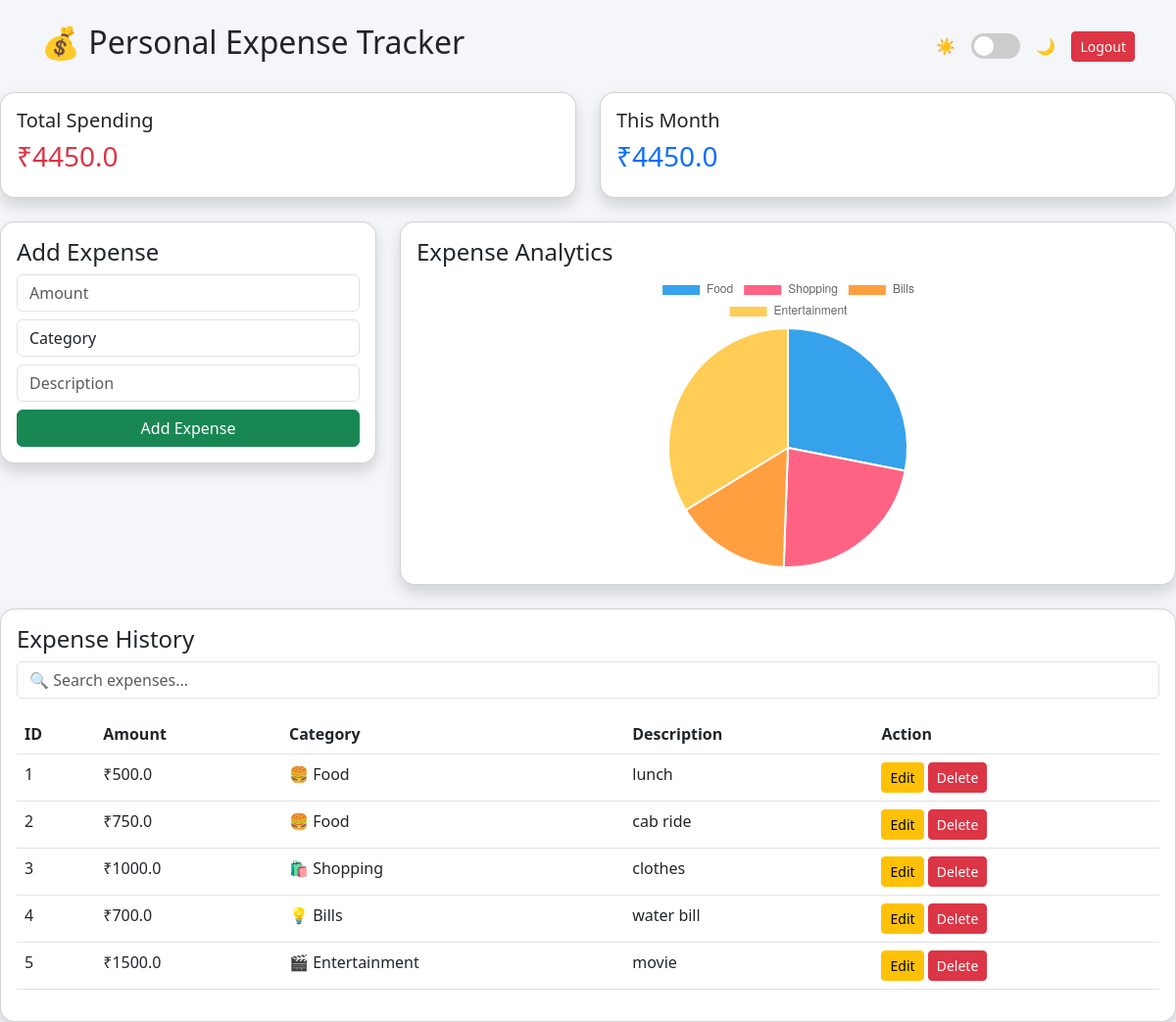
Page / (signed in) on the earlier database version.
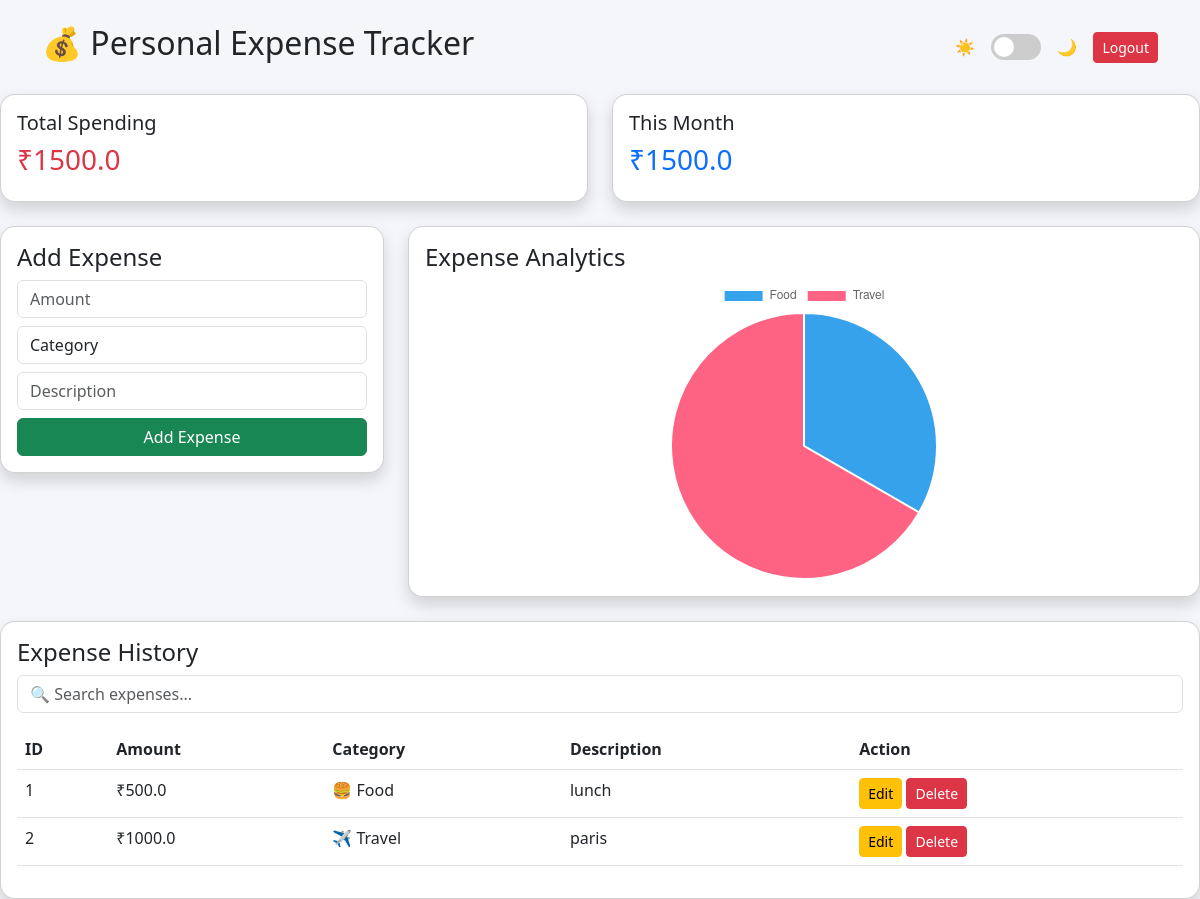
Same page on the later database version.
### app.py (models this page shows)
class Expense(db.Model):
    id = db.Column(db.Integer, primary_key=True)
    amount = db.Column(db.Float, nullable=False)
    category = db.Column(db.String(50), nullable=False)
    description = db.Column(db.String(200))
    date = db.Column(db.DateTime, default=datetime.utcnow)

### app.py (the view)
@app.route('/')
def index():
    if 'user_id' not in session:
        return redirect('/login')
    expenses = Expense.query.all()
    total = sum(exp.amount for exp in expenses)
    category_totals = {}
    for exp in expenses:
        if exp.category in category_totals:
            category_totals[exp.category] += exp.amount
        else:
            category_totals[exp.category] = exp.amount
    current_month = datetime.utcnow().month
    monthly_total = sum(
        exp.amount for exp in expenses
        if exp.date.month == current_month
    )
    return render_template(
        'index.html',
        expenses=expenses,
        total=total,
        monthly_total=monthly_total,
        categories=list(category_totals.keys()),
        amounts=list(category_totals.values())
    )

### templates/index.html (shortened to what this page needs)
<!DOCTYPE html>
<html>
<head>
<link rel="stylesheet"
href="https://cdn.jsdelivr.net/npm/bootstrap@5.3.0/dist/css/bootstrap.min.css">
</head>
<body>
<div class="container mt-4">
<div class="d-flex justify-content-between align-items-center mb-4">
<h2>💰 Personal Expense Tracker</h2>
<div class="d-flex align-items-center gap-3">
<span>☀️</span>
<label class="switch">
<span class="slider"></span>
</label>
<span>🌙</span>
<a href="/logout" class="btn btn-danger btn-sm">
Logout
</a>
</div>
</div>
</div>
<div class="row mb-4">
<div class="col-md-6">
<div class="card shadow p-3">
<h5>Total Spending</h5>
<h3 class="text-danger">₹{{ total }}</h3>
</div>
</div>
<div class="col-md-6">
<div class="card shadow p-3">
<h5>This Month</h5>
<h3 class="text-primary">₹{{ monthly_total }}</h3>
</div>
</div>
</div>
<div class="row">
<div class="col-md-4">
<div class="card shadow p-3">
<h4>Add Expense</h4>
<form action="/add" method="POST">
<input
type="number"
name="amount"
placeholder="Amount"
required
class="form-control mb-2">
<select name="category" id="categorySelect" class="form-control mb-2" required onchange="showOtherField()">
<option value="" disabled selected hidden>Category</option>
</select>
<input
type="text"
name="description"
placeholder="Description"
class="form-control mb-2">
<button class="btn btn-success w-100">
Add Expense
</button>
</form>
</div>
</div>
<div class="col-md-8">
<div class="card shadow p-3">
<h4>Expense Analytics</h4>
<div style="width:300px; margin:auto;">
    <canvas id="expenseChart"></canvas>
</div>
</div>
</div>
</div>
<div class="card shadow mt-4 p-3">
<h4>Expense History</h4>
<input
type="text"
id="searchInput"
placeholder="🔍 Search expenses..."
class="form-control mb-3"
onkeyup="searchExpenses()">
<table class="table table-hover" id="expenseTable">
<tr>
<th>ID</th>
<th>Amount</th>
<th>Category</th>
<th>Description</th>
<th>Action</th>
</tr>
{% for expense in expenses %}
<tr>
<td>{{ expense.id }}</td>
<td>₹{{ expense.amount }}</td>
<td>
{% if expense.category == "Food" %}
🍔 Food
{% elif expense.category == "Travel" %}
✈️ Travel
{% elif expense.category == "Shopping" %}
🛍️ Shopping
{% elif expense.category == "Bills" %}
💡 Bills
{% elif expense.category == "Entertainment" %}
🎬 Entertainment
{% else %}
➕ {{ expense.category }}
{% endif %}
</td>
<td>{{ expense.description }}</td>
<td>
<a
href="/edit/{{ expense.id }}"
class="btn btn-warning btn-sm">
Edit
</a>
<a
href="/delete/{{ expense.id }}"
class="btn btn-danger btn-sm">
Delete
</a>
</td>
</tr>
{% endfor %}
</table>
</div>
<script>
let categories = {{ categories | tojson }};
let amounts = {{ amounts | tojson }};
new Chart(document.getElementById("expenseChart"), {
type: "pie",
data: {
labels: categories,
datasets: [
{
data: amounts
}
]
}
});
</script>
</body>
</html>

### templates/index.html (style rules this page uses)
body { background:#f4f6f9; transition:0.3s; }
.card { border-radius:15px; }
.switch { position: relative; display: inline-block; width: 50px; height: 26px; }
.slider { position: absolute; cursor: pointer; background-color: #ccc; border-radius: 26px; top: 0; left: 0; right: 0; bottom: 0; transition: .4s; }
.slider:before { position: absolute; content: ""; height: 20px; width: 20px; left: 3px; bottom: 3px; background-color: white; border-radius: 50%; transition: .4s; }

Differences in the rows shown:
removed Expense: id "3", amount "1000.0", category "🛍️ Shopping", description "clothes"
removed Expense: id "4", amount "700.0", category "💡 Bills", description "water bill"
removed Expense: id "5", amount "1500.0", category "🎬 Entertainment", description "movie"
changed Expense id 2: amount "750.0" → "1000.0"; description "cab ride" → "paris"; category "🍔 Food" → "✈️ Travel"
Other differences:
{{ total }}: "4450.0" → "1500.0"
{{ monthly_total }}: "4450.0" → "1500.0"
chart data {{ categories | tojson }}: ["Food", "Shopping", "Bills", "Entertainment"] → ["Food", "Travel"]
chart data {{ amounts | tojson }}: [1250.0, 1000.0, 700.0, 1500.0] → [500.0, 1000.0]
